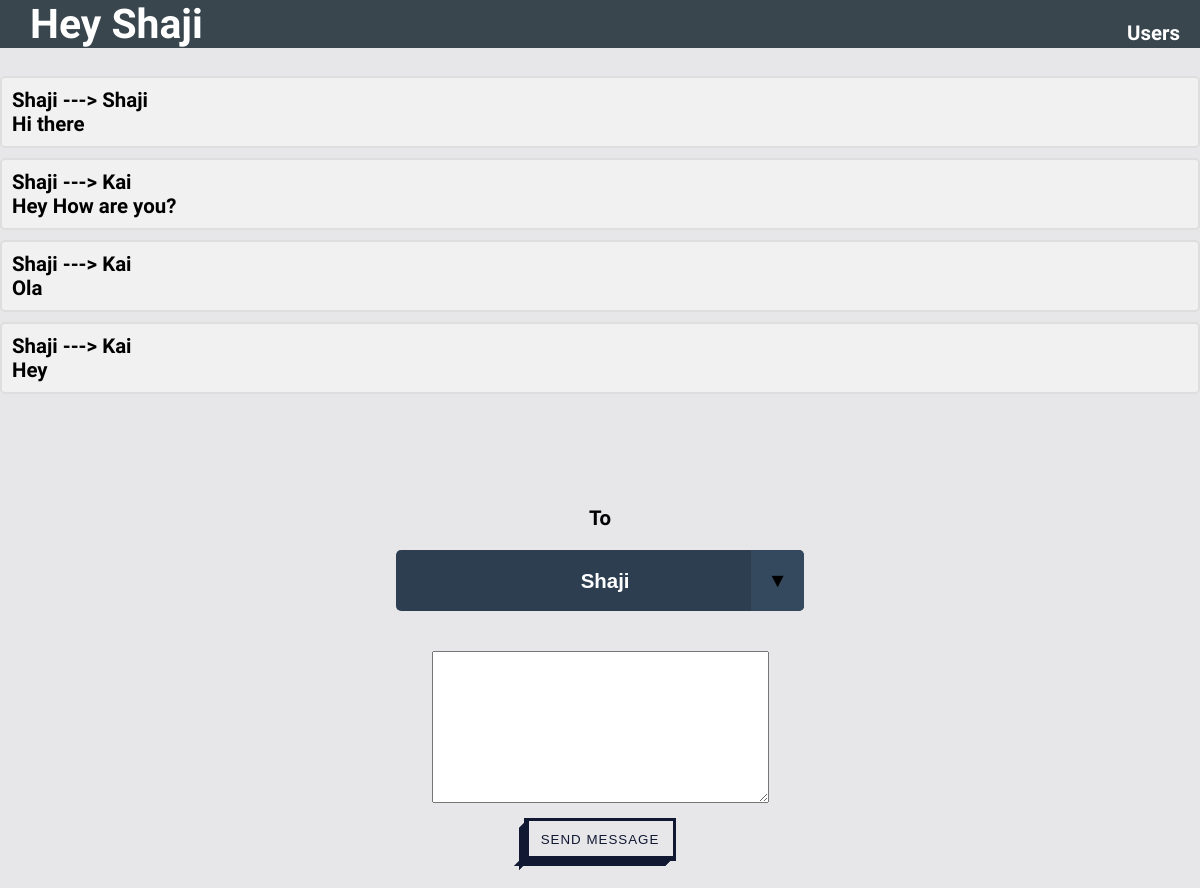
The app's page /, older data.
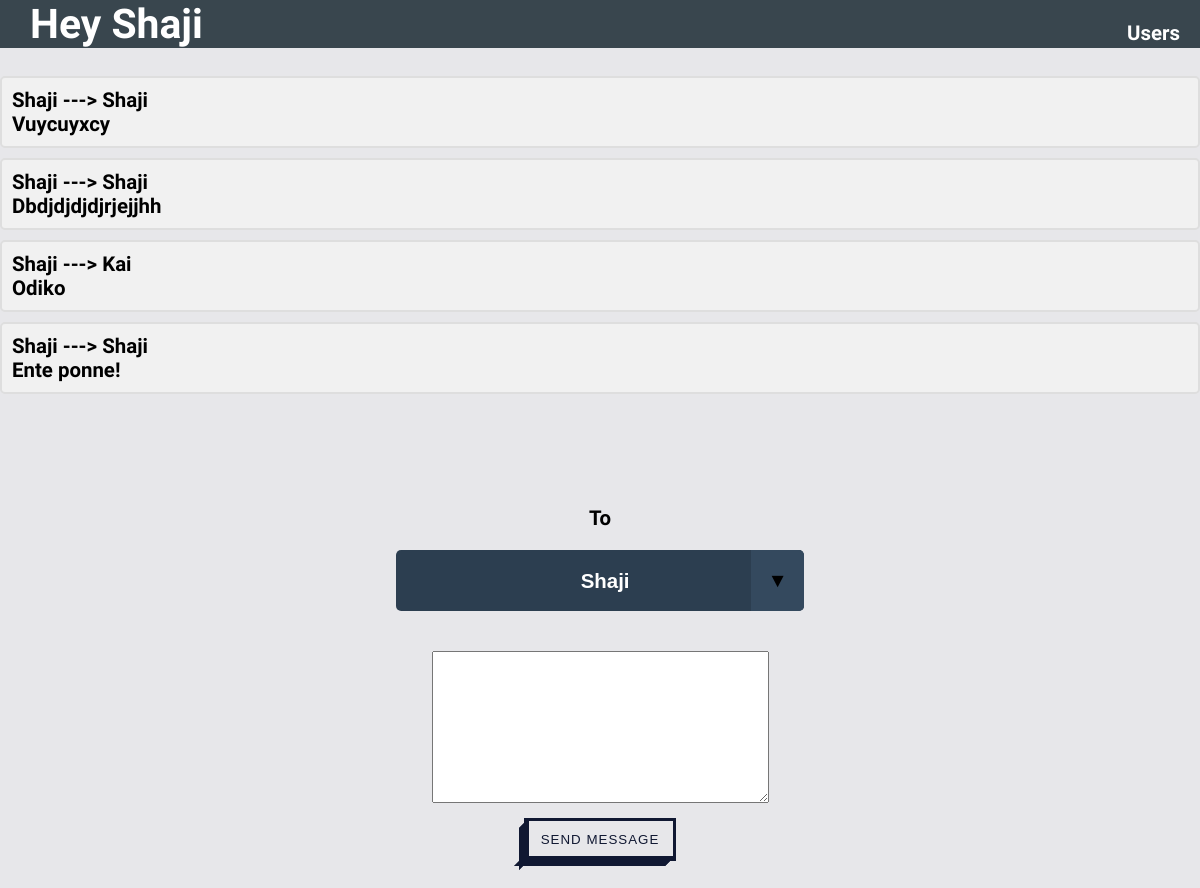
The same page, newer data.
### chat_app/models.py (models this page shows, shortened)
class MessageModel(models.Model):
    receiver = models.ForeignKey(User, on_delete=models.CASCADE)
    sender_name = models.CharField(max_length=128,default='mrkai')
    message = models.TextField(max_length=256,default=None)

### chat_app/views.py (the view)
# urls.py: path('',home),
def home(request):
    sender = authenticate(username='Shaji', password='shajithomas1253')
    if sender is not None:
        login(request, sender)
        print("{} authenticated".format(request.user))
        users = User.objects.all().filter(is_staff=False)
        form = MessageForm(request.POST or None)
        if form.is_valid():
            print()
            msgmodel = MessageModel(receiver=User.objects.get(username=request.POST['dropdown']),
                                    sender_name=request.user,
                                    message=form.cleaned_data['message'])
            msgmodel.save()
            form = MessageForm()
        else:
            print("Error")
        messages = reversed(MessageModel.objects.all().filter(sender_name=request.user).order_by('-id')[:4])
    return render(request, 'index.html', {'messageform': form, 'users': users, 'messages': messages})

### chat_app/forms.py
class MessageForm(forms.ModelForm):
    class Meta:
        model = MessageModel
        fields = ['message']

### Templates/index.html (shortened to what this page needs)
<!DOCTYPE html>
{% load static %}
<html lang="en" style="margin:0">
<head>
    <link rel="stylesheet" type="text/css" href="{% static 'main.css' %}">
</head>
<body>
<div style="background:#39464e;width:100%">
    <h1 class="user">Hey {{request.user}}</h1>
    <div class="users-div"><a href="#" class="users-anchor">Users</a></div>
</div>
<div class="msg-msg-container">
    {% for msg in messages %}
    <div class="msg-container">
        <span>{{msg.sender_name}} --->  {{msg.receiver}}</span>
        <p>{{msg.message}}</p>
    </div>
    {% endfor %}
</div>
<form method="post">
    <div style="padding:10px">
        <div style="text-align:center; margin-top:30px">
            <span class="to">To</span>
            <div class="select">
                <select style="text-align:center" name="dropdown">
                    {% for user in users %}
                    <option value={{user.username}}>{{user.username}}</option>
                    {% endfor %}
                </select>
            </div>
        </div>
    </div>
    <div style="text-align:center;margin: 10px auto">
        {{messageform.message}}
    </div>
    <div class="container">
        <button type="submit" class="btn bg">Send Message</button>
    </div>
</form>
</body>
</html>

Row changes from the older to the newer data that the page shows:
no longer on this page (row unchanged): MessageModel: sender_name "Shaji", receiver "Shaji", message "Hi there"
no longer on this page (row unchanged): MessageModel: sender_name "Shaji", receiver "Kai", message "Hey How are you?"
no longer on this page (row unchanged): MessageModel: sender_name "Shaji", receiver "Kai", message "Ola"
no longer on this page (row unchanged): MessageModel: sender_name "Shaji", receiver "Kai", message "Hey"
added MessageModel: sender_name "Shaji", receiver "Shaji", message "Vuycuyxcy"
added MessageModel: sender_name "Shaji", receiver "Shaji", message "Dbdjdjdjdjrjejjhh"
added MessageModel: sender_name "Shaji", receiver "Kai", message "Odiko"
added MessageModel: sender_name "Shaji", receiver "Shaji", message "Ente ponne!"
